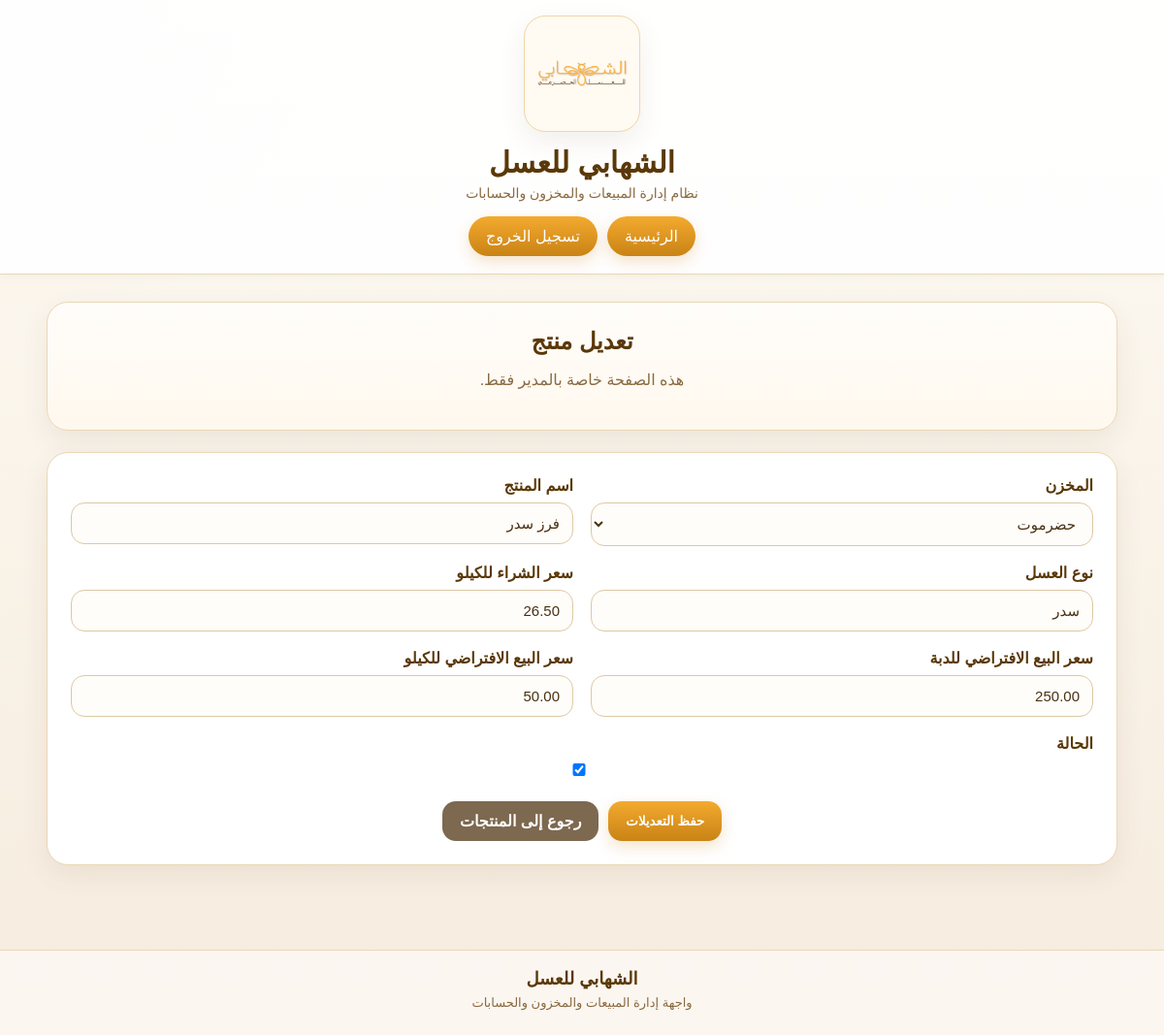
/accounts/manager-products/3/edit/ (signed in), run on the app's committed database.
### products/models.py (models this page shows, shortened)
class Product(models.Model):
    warehouse = models.ForeignKey(
        Warehouse,
        on_delete=models.CASCADE,
        verbose_name='المخزن'
    )
    name = models.CharField(max_length=150, verbose_name='اسم المنتج')
    honey_type = models.CharField(max_length=150, blank=True, null=True, verbose_name='نوع العسل')
    purchase_price_per_kg = models.DecimalField(
    max_digits=10,
    decimal_places=2,
    default=0,
    verbose_name='سعر الشراء للكيلو'
)
    default_sale_price_per_dabba = models.DecimalField(
        max_digits=10,
        decimal_places=2,
        default=0,
        verbose_name='سعر البيع الافتراضي للدبة'
    )
    default_sale_price_per_kg = models.DecimalField(
        max_digits=10,
        decimal_places=2,
        default=0,
        verbose_name='سعر البيع الافتراضي للكيلو'
    )
    is_active = models.BooleanField(default=True, verbose_name='نشط')
    created_at = models.DateTimeField(auto_now_add=True, verbose_name='تاريخ الإنشاء')
    class Meta:
        verbose_name = 'منتج'
        verbose_name_plural = 'المنتجات'

### accounts/views.py (the view)
# urls.py: path('manager-products/<int:pk>/edit/', manager_product_update, name='manager-product-update'),
@login_required
def manager_product_update(request, pk):
    profile = WorkerProfile.objects.filter(user=request.user).select_related('warehouse').first()
    if not profile or profile.role != 'manager':
        return redirect('dashboard')
    product = Product.objects.select_related('warehouse').filter(pk=pk).first()
    if not product:
        return redirect('manager-products-list')
    if request.method == 'POST':
        form = ManagerProductForm(request.POST, instance=product)
        if form.is_valid():
            form.save()
            return redirect('manager-products-list')
    else:
        form = ManagerProductForm(instance=product)
    return render(request, 'accounts/manager_product_form.html', {
        'profile': profile,
        'form': form,
        'page_title': 'تعديل منتج',
        'submit_label': 'حفظ التعديلات',
    })

### products/forms.py
class ManagerProductForm(forms.ModelForm):
    class Meta:
        model = Product
        fields = [
            'warehouse',
            'name',
            'honey_type',
            'purchase_price_per_kg',
            'default_sale_price_per_dabba',
            'default_sale_price_per_kg',
            'is_active',
        ]
    def __init__(self, *args, **kwargs):
        super().__init__(*args, **kwargs)
        for field in self.fields.values():
            field.widget.attrs['class'] = 'form-control'

### warehouses/models.py (called while the page is built)
    def __str__(self):
        return self.name

### templates/accounts/manager_product_form.html (shortened to what this page needs)
{% extends 'base.html' %}
{% block content %}
<div class="hero-card">
    <h2>{{ page_title }}</h2>
    <p class="muted">هذه الصفحة خاصة بالمدير فقط.</p>
</div>
<div class="panel-card">
    <form method="post">
        <div class="grid">
            <div class="col-6">
                <label>المخزن</label>
                {{ form.warehouse }}
            </div>
            <div class="col-6">
                <label>اسم المنتج</label>
                {{ form.name }}
            </div>
            <div class="col-6">
                <label>نوع العسل</label>
                {{ form.honey_type }}
            </div>
            <div class="col-6">
                <label>سعر الشراء للكيلو</label>
                {{ form.purchase_price_per_kg }}
            </div>
            <div class="col-6">
                <label>سعر البيع الافتراضي للدبة</label>
                {{ form.default_sale_price_per_dabba }}
            </div>
            <div class="col-6">
                <label>سعر البيع الافتراضي للكيلو</label>
                {{ form.default_sale_price_per_kg }}
            </div>
            <div class="col-12">
                <label>الحالة</label>
                {{ form.is_active }}
            </div>
        </div>
        <div class="actions">
            <button type="submit" class="btn">{{ submit_label }}</button>
            <a href="{% url 'manager-products-list' %}" class="btn btn-secondary">رجوع إلى المنتجات</a>
        </div>
    </form>
</div>
{% endblock %}

### static/css/style.css (style rules this page uses)
:root { --bg-main: #fbf7ef; --bg-soft: #f7efe2; --card-bg: #ffffff; --text-main: #493112; --text-soft: #8a6a40; --gold-main: #f4aa2f; --gold-dark: #c98315; --brown-main: #5a3808; --border-soft: #ead7b5; --shadow-soft: 0 10px 28px rgba(90, 56, 8, 0.08); --radius-xl: 22px; --radius-lg: 18px; --radius-md: 14px; }
* { box-sizing: border-box; }
body { margin: 0; font-family: Tahoma, Arial, sans-serif; color: var(--text-main); background: radial-gradient(circle at top left, rgba(244, 170, 47, 0.06), transparent 22%), linear-gradient(180deg, #fdfaf4 0%, #f6ecde 100%); }
.hero-card, .panel-card, .stat-card { background: var(--card-bg); border: 1px solid var(--border-soft); border-radius: var(--radius-xl); box-shadow: var(--shadow-soft); }
.hero-card { padding: 26px; text-align: center; margin-bottom: 22px; background: linear-gradient(180deg, #fffdfa 0%, #fff8ee 100%); }
.panel-card { padding: 24px; margin-bottom: 22px; }
.hero-card h2, .panel-card h2, .panel-card h3 { margin-top: 0; margin-bottom: 10px; color: var(--brown-main); }
.muted { color: var(--text-soft); text-align: center; }
.grid { display: grid; grid-template-columns: repeat(12, 1fr); gap: 18px; margin-bottom: 22px; }
.col-6 { grid-column: span 6; }
.col-12 { grid-column: span 12; }
.actions { display: flex; justify-content: center; gap: 10px; flex-wrap: wrap; margin-top: 14px; }
.btn { display: inline-block; padding: 11px 18px; border-radius: 14px; background: linear-gradient(180deg, var(--gold-main), var(--gold-dark)); color: white; text-decoration: none; border: none; cursor: pointer; font-weight: bold; box-shadow: 0 6px 16px rgba(201, 131, 21, 0.22); }
.btn-secondary { background: #7d6950; box-shadow: none; }
label { display: block; margin-bottom: 8px; font-weight: bold; color: var(--brown-main); }
input, select, textarea, .form-control { width: 100%; padding: 12px 13px; border: 1px solid #ddc8a4; border-radius: 14px; background: #fffdfa; font-size: 15px; color: var(--text-main); }
.btn, .main-nav a, .logout-btn, .quick-links a { transition: 0.2s ease; }

### data on the page
Product: warehouse "حضرموت", name "فرز سدر", honey_type "سدر", purchase_price_per_kg "26.50", default_sale_price_per_dabba "250.00", default_sale_price_per_kg "50.00", is_active "☑"

### other printed values
{{ page_title }} "تعديل منتج"
{{ submit_label }} "حفظ التعديلات"
